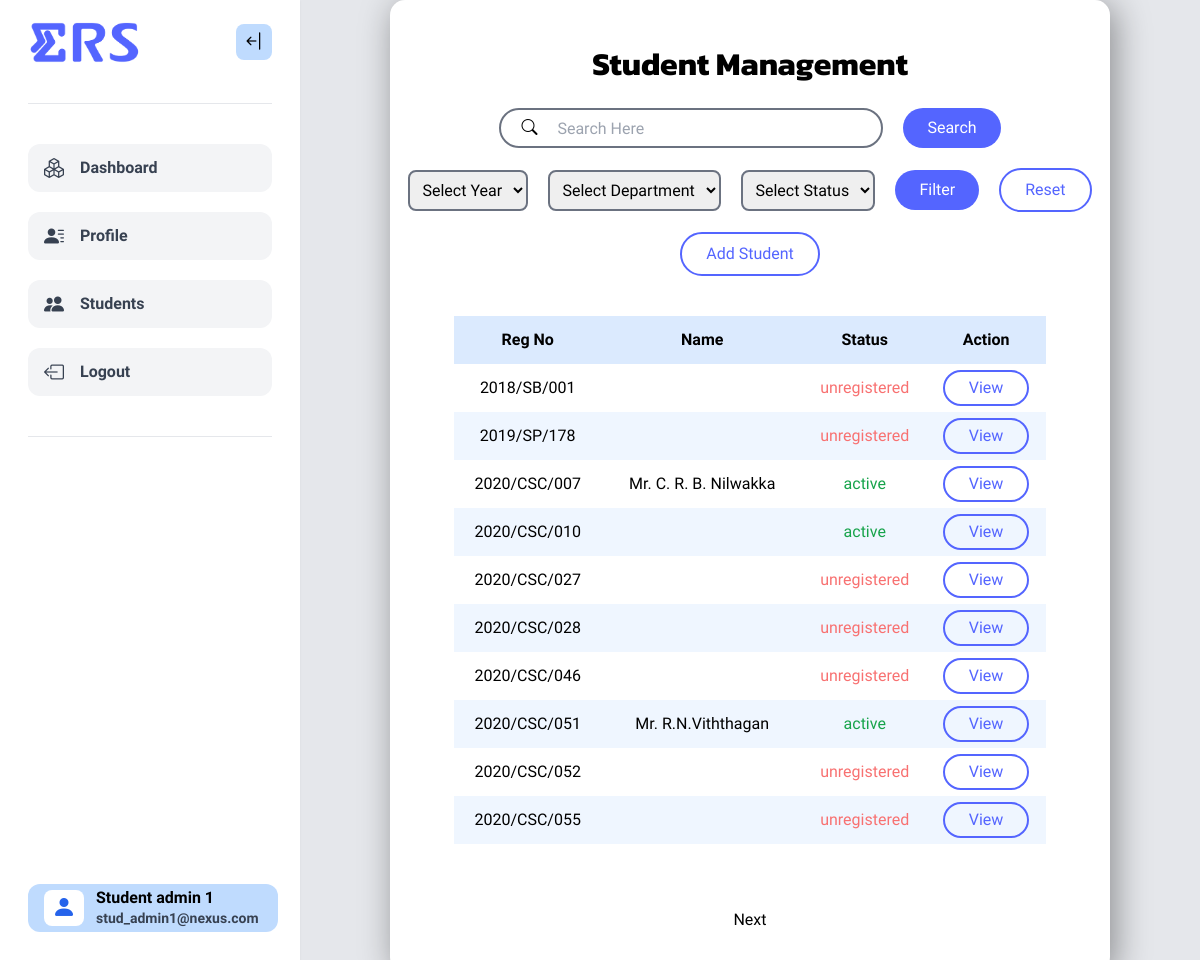
Page /admin/index.php?page=stud (signed in) on the committed database.
### tables this page shows
CREATE TABLE `student` (
  `regNo` varchar(12) NOT NULL,
  `title` varchar(5) DEFAULT NULL,
  `nameWithInitial` varchar(60) DEFAULT NULL,
  `fullName` varchar(150) DEFAULT NULL,
  `district` varchar(30) DEFAULT NULL,
  `mobileNo` varchar(11) DEFAULT NULL,
  `landlineNo` varchar(11) DEFAULT NULL,
  `homeAddress` varchar(300) DEFAULT NULL,
  `addressInJaffna` varchar(300) DEFAULT NULL,
  `profile_img` varchar(255) DEFAULT NULL
);

CREATE TABLE `student_check` (
  `regNo` varchar(12) NOT NULL,
  `email` varchar(80) NOT NULL,
  `password` varchar(255) DEFAULT NULL,
  `status` varchar(20) NOT NULL DEFAULT 'unregistered',
  `verificationCode` int(11) DEFAULT NULL,
  `verificationStatus` varchar(15) NOT NULL DEFAULT 'not_verified'
);

### config/adminName.php (called while the page is built, shortened)
<?php
$get_name = "
    SELECT a.name, ad.title
    FROM admin a
    INNER JOIN admin_details ad
    ON a.email = ad.email
    WHERE ad.email ='".$_SESSION['userid']."'";
$res = mysqli_fetch_assoc(mysqli_query($con, $get_name));
$userprofname = $res['name'];
?>

### admin/studentAdmin/admin_student.php (the view, shortened to what this page needs)
<?php
$current_page = isset($_GET['no']) ? intval($_GET['no']) : 1;
$records_per_page = 10;
$offset = ($current_page - 1) * $records_per_page;
$sql = "SELECT * FROM student INNER JOIN student_check ON student.regNo = student_check.regNo";
$limit = " LIMIT $offset, $records_per_page";
$forcount = $sql;
$sql .= $limit;
$stdlist = mysqli_query($con, $sql);
?>
<div class="flex flex-col items-center justify-around gap-5">
    <h1 class="title">Student Management</h1>
    <form  id="searchform" action="index.php?page=stud" method="post" class="flex items-center gap-5">
        <div class="search-bar w-96 h-10 border-2 border-gray-500 rounded-full flex items-center gap-5 px-5">
            <i class="bi bi-search"></i>
            <input type="text" name="searchkey" placeholder="Search Here" value="<?php echo (isset($searchkey)) ? $searchkey : "" ?>" class="outline-none h-full w-full" required>
        </div>
        <button class="btn fill-btn" type="submit" name="search">Search</button>
    </form>
    <div class="filter">
        <form id="filterform" method="post" action="index.php?page=stud"  class="flex gap-5 items-center">
            <select name="year" id="year"  class="p-2 border-2 border-gray-500 rounded-lg outline-none">
                <option value="none">Select Year</option>
            </select>
            <?php
                $distinctDept = "SELECT DISTINCT SUBSTRING(SUBSTRING_INDEX(regNo, '/', 2), 6) AS code FROM student";
                $result = $con->query($distinctDept);
                if ($result->num_rows > 1) { ?>
                    <select for="dept" name="dept" class="p-2 border-2 border-gray-500 rounded-lg outline-none">
                        <option value="none">Select Department</option>
                    </select>
                <?php
                }
            ?>
            <?php
                $distinctStatus = "SELECT DISTINCT status FROM student_check";
                $result = $con->query($distinctStatus);
                if ($result->num_rows > 1) { ?>
                    <select for="status" name="status" class="p-2 border-2 border-gray-500 rounded-lg outline-none">
                        <option value="none">Select Status</option>
                    </select>
                    <?php
                }
            ?>
            <div class="flex items-center gap-5">
                <button type="submit" name="filter" value="Filter" class="btn fill-btn">Filter</button>
                <a href="index.php?page=stud">
                    <button id="add" class="btn outline-btn">Reset</button>
                </a>
            </div>
        </form>
    </div>
    <a href="index.php?page=addStud">
        <button id="add" class="btn outline-btn">Add Student</button>
    </a>
    <table class="w-10/12 mt-5 text-center">
        <tr class="h-12 bg-blue-100 font-semibold">
            <th>Reg No</th>
            <th>Name</th>
            <th>Status</th>
            <th>Action</th>
        </tr>
        <?php
        if (mysqli_num_rows($stdlist) > 0) {
        while ($row = mysqli_fetch_assoc($stdlist)) {
            ?>
            <tr class="h-12 odd:bg-blue-50">
                <td><?php echo $row['regNo']; ?></td>
                <td><?php echo ($row['title'] != "") ? $row['title'] . ". " : "";
                    echo $row['nameWithInitial']; ?></td>
                <td class="<?php echo ($row['status'] == 'active') ? 'text-green-600' : 'text-red-400'; ?>"><?php echo $row['status']; ?></td>
                <td>
                    <button onclick="view('<?php echo $row['regNo']; ?>')" class="btn outline-btn !py-1">View</button>
                </td>
            </tr>
            <?php
        }
        } else {
            echo "<tr class='h-12 odd:bg-blue-50'>
                     <td colspan='4'>No record found</td>
                  </tr>
                ";
        }
        ?>
    </table>
<?php
$next_page = $current_page + 1;
    echo "<br>";
    $count_result = mysqli_query($con, $forcount);
    $total_records = $count_result->num_rows;
    $total_pages = ceil($total_records / $records_per_page);
    if ($next_page <= $total_pages) {
        echo "<button onclick='pagechange($next_page)'>Next</button>";
    }
    ?>
</div>

### admin/index.php (shortened to what this page needs)
<?php
require_once("../config/connect.php");
require_once("../config/adminName.php");
?>
<!doctype html>
<html lang="en">
<head>
    <script src="https://cdn.tailwindcss.com"></script>
    <link
      rel="stylesheet"
      href="https://cdn.jsdelivr.net/npm/bootstrap-icons@1.7.2/font/bootstrap-icons.css" />
    <link rel="stylesheet" type="text/css" href="../assets/css/admin.css" />
</head>
<body class="bg-gray-200">
<?php
    require_once("navbar.php");
?>
<div id="nextSibling" class="transition-all ml-[300px] h-screen flex items-center justify-center">
    <div class = "card">
        <?php
        if ($_SESSION['role'] == "Admin_Student") {
            if(isset($_GET['page'])){
                if($_GET['page'] === "stud"){
                    include("studentAdmin/admin_student.php");
                }
            }
            else
                include("studentAdmin/stud_admin_dashboard.php");
        }
        ?>
    </div>
</div>
</body>
</html>

### admin/navbar.php (shortened to what this page needs)
<nav
  id="navBar"
  class="fixed top-0 bottom-0 lg:left-0 py-5 px-7 w-[300px] bg-white drop-shadow-sm transition-all">
  <div class="flex items-center justify-between">
    <img
      src="../assets/img/logo/ERS_logo.gif"
      alt="Logo"
      class="w-28 transition-all"
      id="nav-logo" />
    <i
      onclick="toggleNavBar()"
      id="open-close-btn"
      class="bi bi-arrow-bar-left text-xl py-1 px-2 rounded-lg bg-blue-200 text-black cursor-pointer transition-all"></i>
  </div>
  <hr class="bg-gray-700 my-10" />
  <div class="flex flex-col gap-5" id="navLinks">
    <a
      id="dashboardLink"
      href="../admin"
      class="flex items-center gap-4 w-full bg-gray-100 rounded-xl py-2.5 px-4 cursor-pointer transition-all hover:bg-gray-200 hover:text-black font-semibold text-gray-700">
      <i class="bi bi-boxes text-xl"></i>
      <span class="transition-all">Dashboard</span>
    </a>
    <a
      id="dashboardLink"
      href="index.php?page=profile"
      class="flex items-center gap-4 w-full bg-gray-100 rounded-xl py-2.5 px-4 cursor-pointer transition-all hover:bg-gray-200 hover:text-black font-semibold text-gray-700">
      <i class="bi bi-person-lines-fill text-xl"></i>
      <span class="transition-all">Profile</span>
    </a>
    <?php if ($_SESSION['role'] == "Admin_Student") {?>
        <a
          id="dashboardLink"
          href="index.php?page=stud"
          class="flex items-center gap-4 w-full bg-gray-100 rounded-xl py-2.5 px-4 cursor-pointer transition-all hover:bg-gray-200 hover:text-black font-semibold text-gray-700">
          <i class="bi bi-people-fill text-xl"></i>
          <span class="transition-all">Students</span>
        </a>
    <?php } ?>
    <a
      id="dashboardLink"
      href="../logout.php"
      class="flex items-center gap-4 w-full bg-gray-100 rounded-xl py-2.5 px-4 cursor-pointer transition-all hover:bg-gray-200 hover:text-black font-semibold text-gray-700">
      <i class="bi bi-box-arrow-left text-xl"></i>
      <span class="transition-all">Logout</span>
    </a>
  </div>
  <hr class="bg-gray-700 my-10" />
  <a
    id="profile-sec"
    href="index.php?page=profile"
    class="fixed bottom-10 w-10/12 mx-auto bg-blue-200 rounded-xl flex items-center gap-3 py-1 px-4 cursor-pointer overflow-x-hidden">
      <i
        class="user-icon bi bi-person-fill text-2xl py-0.5 px-2 rounded-lg bg-white text-blue-600"></i>
      <div class="name-email leading-tight">
        <h4 class="text-black font-bold"><?php echo $userprofname ?></h4>
        <p class="text-sm font-semibold text-gray-700"><?php echo $_SESSION['userid'] ?></p>
      </div>
    </a>
</nav>

### assets/css/admin.css (style rules this page uses)
:root { --primary: #5465ff; --secondary: #bfd7ff; --error: #ff5733; --title: "Kanit"; }
* { margin: 0; padding: 0; box-sizing: border-box; font-family: "Geologica", serif; }
.title { font-family: var(--title); font-weight: bolder; font-size: 2rem; }
.btn { border: none; border-radius: 9999px; padding: 0.5rem 1.5rem; font-weight: 500; cursor: pointer; text-align: center; transition: 0.4s all ease; }
.fill-btn { background-color: var(--primary) !important; color: white; }
.outline-btn { background-color: transparent; color: var(--primary); border: 2px solid var(--primary) !important; }
.card { background-color: white; border: none; border-radius: 15px; box-shadow: 5px 5px 35px rgba(0, 0, 0, 0.4); padding: 40px 5px; width: 80%; margin: auto; }

### rows in the picture
student: regNo.regNo "2018/SB/001", regNo.status "unregistered"
student: regNo.regNo "2019/SP/178", regNo.status "unregistered"
student: regNo.regNo "2020/CSC/007", title "Mr", nameWithInitial "C. R. B. Nilwakka", regNo.status "active"
student: regNo.regNo "2020/CSC/010", regNo.status "active"
student: regNo.regNo "2020/CSC/027", regNo.status "unregistered"
student: regNo.regNo "2020/CSC/028", regNo.status "unregistered"
student: regNo.regNo "2020/CSC/046", regNo.status "unregistered"
student: regNo.regNo "2020/CSC/051", title "Mr", nameWithInitial "R.N.Viththagan", regNo.status "active"
student: regNo.regNo "2020/CSC/052", regNo.status "unregistered"
student: regNo.regNo "2020/CSC/055", regNo.status "unregistered"

### other values in the picture
$userprofname "Student admin 1"
$_SESSION['userid'] "stud_admin1@nexus.com"
